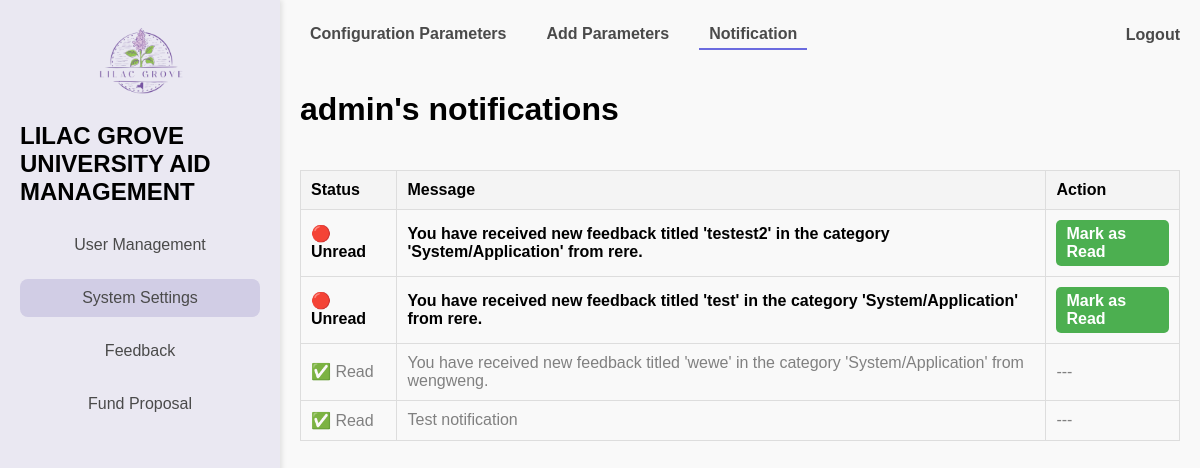
Before: /profile/?tab=notification (signed in) with the older database file.
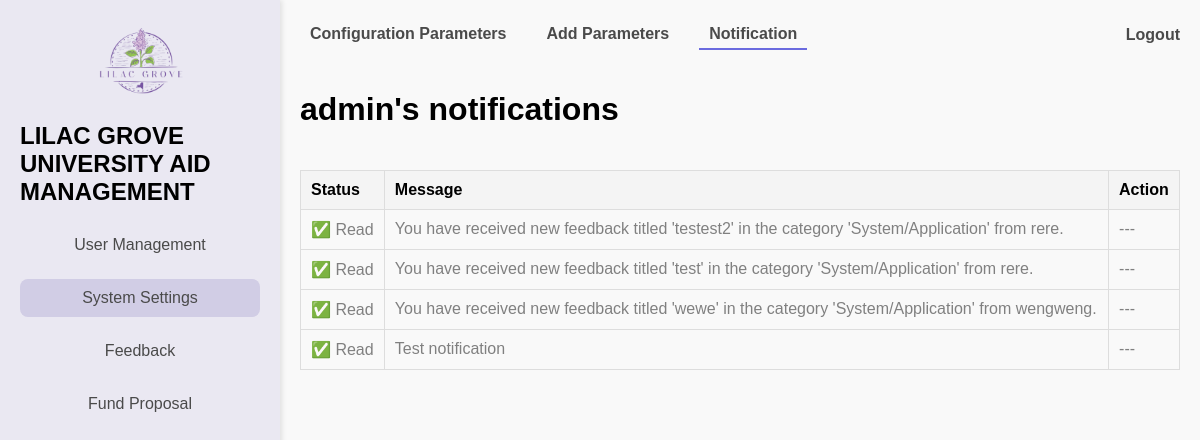
After: the same page with the newer database file.
### notifications/models.py (models this page shows, shortened)
class Notification(models.Model):
    user = models.ForeignKey(settings.AUTH_USER_MODEL, on_delete=models.CASCADE, related_name='notifications')
    message = models.CharField(max_length=255)
    read = models.BooleanField(default=False)
    created_at = models.DateTimeField(auto_now_add=True)
    class Meta:
        db_table = 'notifications_table'  # Custom table name

### users/views.py (the view)
# urls.py: path('profile/', views.dashboard, name = 'dashboard'),
@login_required
def dashboard(request):
    role_dashboard_map = {
        'administrator': admin_dashboard,
        'student': student_dashboard,
        'officer': officer_dashboard,
        'funder': funder_dashboard,
    }
    user_role = request.user.role
    if user_role in role_dashboard_map:
        return role_dashboard_map[user_role](request)
    else:
        messages.error(request, "Your role is not recognized. Please contact support.")
        return redirect('home')  # Redirect to a safe fallback page

### users/views.py (called while the page is built)
def role_required(role_name):
    def decorator(view_func):
        def wrapper(request, *args, **kwargs):
            if request.user.role != role_name:
                raise PermissionDenied("You do not have permission to access this page.")
            return view_func(request, *args, **kwargs)
        return wrapper
    return decorator

### users/templates/dashboards/admin_dashboard.html (shortened to what this page needs)
{% extends "dashboards/dashboard.html" %}
{% load static %}
{% block menu %}
    <a href="{% url 'dashboard' %}?tab=pending_users" class="menu-item {% if active_menu == 'user_management' %}active{% endif %}">
        User Management
    </a>
    <a href="{% url 'dashboard' %}?tab=config_parameters" class="menu-item {% if active_menu == 'system_settings' %}active{% endif %}">
        System Settings
    </a>
    <a href="{% url 'dashboard' %}?tab=feedback_management" class="menu-item {% if active_menu == 'feedback' %}active{% endif %}">
        Feedback
    </a>
    <a href="{% url 'dashboard' %}?tab=approve_requests" class="menu-item {% if active_menu == 'fund_proposal' %}active{% endif %}">
        Fund Proposal
    </a>
{% endblock menu %}
{% block dashboard %}
    {% if active_tab == 'pending_users' %}
        <h2>Approve Users</h2>
        <table>
            <thead>
                <tr>
                    <th>ID</th>
                    <th>Username</th>
                    <th>Email</th>
                    <th colspan='2'>Action</th>
                </tr>
            </thead>
            <tbody>
                {% for user in pending_users %}
                <tr>
                    <td>{{ user.id }}</td>
                    <td>{{ user.username }}</td>
                    <td>{{ user.email }}</td>
                    <td>
                        <form action="{% url 'approve_user' user.id %}" method="post" style="display: inline;">
                            {% csrf_token %}
                            <button type="submit" class="btn btn-success">Approve</button>
                        </form>
                    </td>
                    <td>
                        <form action="{% url 'reject_user' user.id %}" method="post" style="display: inline;" onsubmit="return confirm('Are you sure you want to reject this user?');">
                            {% csrf_token %}
                            <button type="submit" class="btn btn-danger">Reject</button>
                        </form>
                    </td>
                </tr>
                {% empty %}
                <tr>
                    <td colspan="5">No pending users to approve.</td>
                </tr>
                {% endfor %}
            </tbody>
        </table>
    {% elif active_tab == 'feedback_management' %}
        {% include "feedbacks/feedback.html" with feedback_list=feedback_list %}
    {% elif active_tab == 'notification' %}
        {% include "notifications/list.html" %}
    {% elif active_tab == 'config_parameters' %}
        {% include "systemlogs/system_log.html" %}
    {% endif %}
    {% include 'others/profilemodal.html' %}
{% endblock dashboard %}

### notifications/templates/notifications/list.html (shortened to what this page needs)
<!DOCTYPE html>
<html lang="en">
<head>
</head>
<body>
    <h1>{{request.user.username}}'s notifications</h1>
    {% if notifications_list %}
        <table>
            <thead>
                <tr>
                    <th>Status</th>
                    <th>Message</th>
                    <th>Action</th>
                </tr>
            </thead>
            <tbody>
                {% for notification in notifications_list %}
                    <tr class="{% if not notification.read %}unread{% else %}read{% endif %}">
                        <td>{% if not notification.read %} 🔴 Unread {% else %} ✅ Read {% endif %}</td>
                        <td>{{ notification.message }}</td>
                        <td>
                            {% if not notification.read %}
                                <a href="{% url 'notifications:mark_as_read' notification.id %}" class="button">Mark as Read</a>
                            {% else %}
                                ---
                            {% endif %}
                        </td>
                    </tr>
                {% endfor %}
            </tbody>
        </table>
    {% else %}
        <p>No notifications yet.</p>
    {% endif %}
</body>
</html>

Changed rows visible on the page:
changed Notification (number 1 of 4 on the later page): read "🔴 Unread Mark as Read" → "✅ Read ---"
changed Notification (number 2 of 4 on the later page): read "🔴 Unread Mark as Read" → "✅ Read ---"
